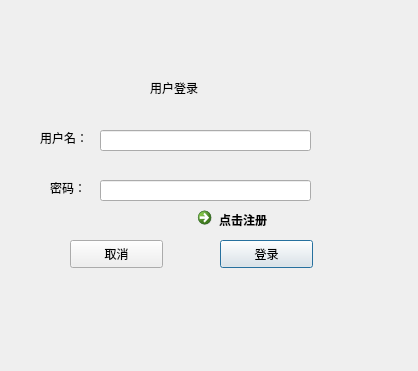
<?xml version="1.0" encoding="UTF-8"?>
<ui version="4.0">
 <class>login</class>
 <widget class="QDialog" name="login">
  <property name="geometry">
   <rect>
    <x>0</x>
    <y>0</y>
    <width>418</width>
    <height>371</height>
   </rect>
  </property>
  <property name="windowTitle">
   <string>Dialog</string>
  </property>
  <widget class="QLabel" name="label">
   <property name="geometry">
    <rect>
     <x>150</x>
     <y>80</y>
     <width>72</width>
     <height>15</height>
    </rect>
   </property>
   <property name="text">
    <string>用户登录</string>
   </property>
  </widget>
  <widget class="QLabel" name="label_2">
   <property name="geometry">
    <rect>
     <x>40</x>
     <y>130</y>
     <width>72</width>
     <height>15</height>
    </rect>
   </property>
   <property name="text">
    <string>用户名：</string>
   </property>
  </widget>
  <widget class="QLabel" name="label_3">
   <property name="geometry">
    <rect>
     <x>50</x>
     <y>180</y>
     <width>72</width>
     <height>15</height>
    </rect>
   </property>
   <property name="text">
    <string>密码：</string>
   </property>
  </widget>
  <widget class="QLineEdit" name="username">
   <property name="geometry">
    <rect>
     <x>100</x>
     <y>130</y>
     <width>211</width>
     <height>21</height>
    </rect>
   </property>
  </widget>
  <widget class="QLineEdit" name="password">
   <property name="geometry">
    <rect>
     <x>100</x>
     <y>180</y>
     <width>211</width>
     <height>21</height>
    </rect>
   </property>
  </widget>
  <widget class="QPushButton" name="log">
   <property name="geometry">
    <rect>
     <x>220</x>
     <y>240</y>
     <width>93</width>
     <height>28</height>
    </rect>
   </property>
   <property name="text">
    <string>登录</string>
   </property>
  </widget>
  <widget class="QPushButton" name="cancel">
   <property name="geometry">
    <rect>
     <x>70</x>
     <y>240</y>
     <width>93</width>
     <height>28</height>
    </rect>
   </property>
   <property name="text">
    <string>取消</string>
   </property>
  </widget>
  <widget class="QCommandLinkButton" name="commandLinkButton">
   <property name="geometry">
    <rect>
     <x>190</x>
     <y>200</y>
     <width>187</width>
     <height>41</height>
    </rect>
   </property>
   <property name="text">
    <string>点击注册</string>
   </property>
  </widget>
 </widget>
 <resources/>
 <connections/>
</ui>
